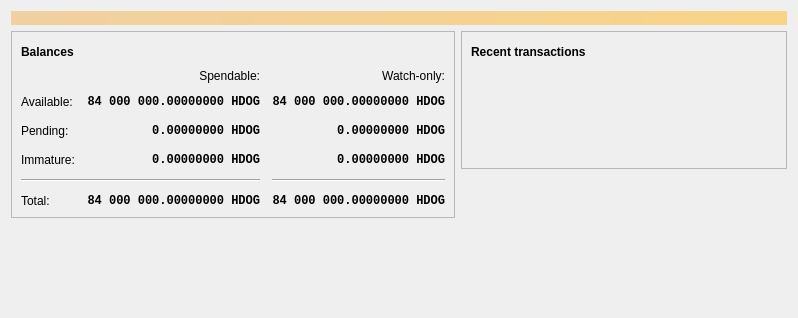
<?xml version="1.0" encoding="UTF-8"?>
<ui version="4.0">
 <class>OverviewPage</class>
 <widget class="QWidget" name="OverviewPage">
  <property name="geometry">
   <rect>
    <x>0</x>
    <y>0</y>
    <width>798</width>
    <height>318</height>
   </rect>
  </property>
  <property name="windowTitle">
   <string>Form</string>
  </property>
  <layout class="QVBoxLayout" name="topLayout">
   <item>
    <widget class="QLabel" name="labelAlerts">
     <property name="visible">
      <bool>false</bool>
     </property>
     <property name="styleSheet">
      <string notr="true">QLabel { background-color: qlineargradient(x1: 0, y1: 0, x2: 1, y2: 0, stop:0 #F0D0A0, stop:1 #F8D488); color:#000000; }</string>
     </property>
     <property name="wordWrap">
      <bool>true</bool>
     </property>
     <property name="margin">
      <number>3</number>
     </property>
     <property name="textInteractionFlags">
      <set>Qt::TextSelectableByMouse</set>
     </property>
    </widget>
   </item>
   <item>
    <layout class="QHBoxLayout" name="horizontalLayout" stretch="1,1">
     <item>
      <layout class="QVBoxLayout" name="verticalLayout_2">
       <item>
        <widget class="QFrame" name="frame">
         <property name="frameShape">
          <enum>QFrame::StyledPanel</enum>
         </property>
         <property name="frameShadow">
          <enum>QFrame::Raised</enum>
         </property>
         <layout class="QVBoxLayout" name="verticalLayout_4">
          <item>
           <layout class="QHBoxLayout" name="horizontalLayout_4">
            <item>
             <widget class="QLabel" name="label_5">
              <property name="font">
               <font>
                <weight>75</weight>
                <bold>true</bold>
               </font>
              </property>
              <property name="text">
               <string>Balances</string>
              </property>
             </widget>
            </item>
            <item>
             <widget class="QPushButton" name="labelWalletStatus">
              <property name="enabled">
               <bool>true</bool>
              </property>
              <property name="maximumSize">
               <size>
                <width>30</width>
                <height>16777215</height>
               </size>
              </property>
              <property name="toolTip">
               <string>The displayed information may be out of date. Your wallet automatically synchronizes with the HotDoge network after a connection is established, but this process has not completed yet.</string>
              </property>
              <property name="text">
               <string/>
              </property>
              <property name="icon">
               <iconset resource="../bitcoin.qrc">
                <normaloff>:/icons/warning</normaloff>
                <disabledoff>:/icons/warning</disabledoff>:/icons/warning</iconset>
              </property>
              <property name="iconSize">
               <size>
                <width>24</width>
                <height>24</height>
               </size>
              </property>
              <property name="flat">
               <bool>true</bool>
              </property>
             </widget>
            </item>
            <item>
             <spacer name="horizontalSpacer_3">
              <property name="orientation">
               <enum>Qt::Horizontal</enum>
              </property>
              <property name="sizeHint" stdset="0">
               <size>
                <width>40</width>
                <height>20</height>
               </size>
              </property>
             </spacer>
            </item>
           </layout>
          </item>
          <item>
           <layout class="QGridLayout" name="gridLayout">
            <property name="spacing">
             <number>12</number>
            </property>
            <item row="2" column="2">
             <widget class="QLabel" name="labelWatchPending">
              <property name="font">
               <font>
                <family>Monospace</family>
                <weight>75</weight>
                <bold>true</bold>
               </font>
              </property>
              <property name="cursor">
               <cursorShape>IBeamCursor</cursorShape>
              </property>
              <property name="toolTip">
               <string>Unconfirmed transactions to watch-only addresses</string>
              </property>
              <property name="text">
               <string notr="true">0.00000000 HDOG</string>
              </property>
              <property name="alignment">
               <set>Qt::AlignRight|Qt::AlignTrailing|Qt::AlignVCenter</set>
              </property>
              <property name="textInteractionFlags">
               <set>Qt::LinksAccessibleByMouse|Qt::TextSelectableByKeyboard|Qt::TextSelectableByMouse</set>
              </property>
             </widget>
            </item>
            <item row="2" column="1">
             <widget class="QLabel" name="labelUnconfirmed">
              <property name="font">
               <font>
                <family>Monospace</family>
                <weight>75</weight>
                <bold>true</bold>
               </font>
              </property>
              <property name="cursor">
               <cursorShape>IBeamCursor</cursorShape>
              </property>
              <property name="toolTip">
               <string>Total of transactions that have yet to be confirmed, and do not yet count toward the spendable balance</string>
              </property>
              <property name="text">
               <string notr="true">0.00000000 HDOG</string>
              </property>
              <property name="alignment">
               <set>Qt::AlignRight|Qt::AlignTrailing|Qt::AlignVCenter</set>
              </property>
              <property name="textInteractionFlags">
               <set>Qt::LinksAccessibleByMouse|Qt::TextSelectableByKeyboard|Qt::TextSelectableByMouse</set>
              </property>
             </widget>
            </item>
            <item row="3" column="2">
             <widget class="QLabel" name="labelWatchImmature">
              <property name="font">
               <font>
                <family>Monospace</family>
                <weight>75</weight>
                <bold>true</bold>
               </font>
              </property>
              <property name="cursor">
               <cursorShape>IBeamCursor</cursorShape>
              </property>
              <property name="toolTip">
               <string>Mined balance in watch-only addresses that has not yet matured</string>
              </property>
              <property name="text">
               <string notr="true">0.00000000 HDOG</string>
              </property>
              <property name="alignment">
               <set>Qt::AlignRight|Qt::AlignTrailing|Qt::AlignVCenter</set>
              </property>
              <property name="textInteractionFlags">
               <set>Qt::LinksAccessibleByMouse|Qt::TextSelectableByKeyboard|Qt::TextSelectableByMouse</set>
              </property>
             </widget>
            </item>
            <item row="4" column="0" colspan="2">
             <widget class="Line" name="line">
              <property name="orientation">
               <enum>Qt::Horizontal</enum>
              </property>
             </widget>
            </item>
            <item row="4" column="2">
             <widget class="Line" name="lineWatchBalance">
              <property name="sizePolicy">
               <sizepolicy hsizetype="Preferred" vsizetype="Fixed">
                <horstretch>0</horstretch>
                <verstretch>0</verstretch>
               </sizepolicy>
              </property>
              <property name="minimumSize">
               <size>
                <width>140</width>
                <height>0</height>
               </size>
              </property>
              <property name="orientation">
               <enum>Qt::Horizontal</enum>
              </property>
             </widget>
            </item>
            <item row="5" column="0">
             <widget class="QLabel" name="labelTotalText">
              <property name="text">
               <string>Total:</string>
              </property>
             </widget>
            </item>
            <item row="3" column="1">
             <widget class="QLabel" name="labelImmature">
              <property name="font">
               <font>
                <family>Monospace</family>
                <weight>75</weight>
                <bold>true</bold>
               </font>
              </property>
              <property name="cursor">
               <cursorShape>IBeamCursor</cursorShape>
              </property>
              <property name="toolTip">
               <string>Mined balance that has not yet matured</string>
              </property>
              <property name="text">
               <string notr="true">0.00000000 HDOG</string>
              </property>
              <property name="alignment">
               <set>Qt::AlignRight|Qt::AlignTrailing|Qt::AlignVCenter</set>
              </property>
              <property name="textInteractionFlags">
               <set>Qt::LinksAccessibleByMouse|Qt::TextSelectableByKeyboard|Qt::TextSelectableByMouse</set>
              </property>
             </widget>
            </item>
            <item row="2" column="3">
             <spacer name="horizontalSpacer_2">
              <property name="orientation">
               <enum>Qt::Horizontal</enum>
              </property>
              <property name="sizeHint" stdset="0">
               <size>
                <width>40</width>
                <height>20</height>
               </size>
              </property>
             </spacer>
            </item>
            <item row="3" column="0">
             <widget class="QLabel" name="labelImmatureText">
              <property name="text">
               <string>Immature:</string>
              </property>
             </widget>
            </item>
            <item row="5" column="1">
             <widget class="QLabel" name="labelTotal">
              <property name="font">
               <font>
                <family>Monospace</family>
                <weight>75</weight>
                <bold>true</bold>
               </font>
              </property>
              <property name="cursor">
               <cursorShape>IBeamCursor</cursorShape>
              </property>
              <property name="toolTip">
               <string>Your current total balance</string>
              </property>
              <property name="text">
               <string notr="true">84 000 000.00000000 HDOG</string>
              </property>
              <property name="alignment">
               <set>Qt::AlignRight|Qt::AlignTrailing|Qt::AlignVCenter</set>
              </property>
              <property name="textInteractionFlags">
               <set>Qt::LinksAccessibleByMouse|Qt::TextSelectableByKeyboard|Qt::TextSelectableByMouse</set>
              </property>
             </widget>
            </item>
            <item row="5" column="2">
             <widget class="QLabel" name="labelWatchTotal">
              <property name="font">
               <font>
                <family>Monospace</family>
                <weight>75</weight>
                <bold>true</bold>
               </font>
              </property>
              <property name="cursor">
               <cursorShape>IBeamCursor</cursorShape>
              </property>
              <property name="toolTip">
               <string>Current total balance in watch-only addresses</string>
              </property>
              <property name="text">
               <string notr="true">84 000 000.00000000 HDOG</string>
              </property>
              <property name="alignment">
               <set>Qt::AlignRight|Qt::AlignTrailing|Qt::AlignVCenter</set>
              </property>
              <property name="textInteractionFlags">
               <set>Qt::LinksAccessibleByMouse|Qt::TextSelectableByKeyboard|Qt::TextSelectableByMouse</set>
              </property>
             </widget>
            </item>
            <item row="0" column="2">
             <widget class="QLabel" name="labelWatchonly">
              <property name="text">
               <string>Watch-only:</string>
              </property>
              <property name="alignment">
               <set>Qt::AlignRight|Qt::AlignTrailing|Qt::AlignVCenter</set>
              </property>
             </widget>
            </item>
            <item row="1" column="0">
             <widget class="QLabel" name="labelBalanceText">
              <property name="text">
               <string>Available:</string>
              </property>
             </widget>
            </item>
            <item row="1" column="1">
             <widget class="QLabel" name="labelBalance">
              <property name="font">
               <font>
                <family>Monospace</family>
                <weight>75</weight>
                <bold>true</bold>
               </font>
              </property>
              <property name="cursor">
               <cursorShape>IBeamCursor</cursorShape>
              </property>
              <property name="toolTip">
               <string>Your current spendable balance</string>
              </property>
              <property name="text">
               <string notr="true">84 000 000.00000000 HDOG</string>
              </property>
              <property name="alignment">
               <set>Qt::AlignRight|Qt::AlignTrailing|Qt::AlignVCenter</set>
              </property>
              <property name="textInteractionFlags">
               <set>Qt::LinksAccessibleByMouse|Qt::TextSelectableByKeyboard|Qt::TextSelectableByMouse</set>
              </property>
             </widget>
            </item>
            <item row="1" column="2">
             <widget class="QLabel" name="labelWatchAvailable">
              <property name="font">
               <font>
                <family>Monospace</family>
                <weight>75</weight>
                <bold>true</bold>
               </font>
              </property>
              <property name="cursor">
               <cursorShape>IBeamCursor</cursorShape>
              </property>
              <property name="toolTip">
               <string>Your current balance in watch-only addresses</string>
              </property>
              <property name="text">
               <string notr="true">84 000 000.00000000 HDOG</string>
              </property>
              <property name="alignment">
               <set>Qt::AlignRight|Qt::AlignTrailing|Qt::AlignVCenter</set>
              </property>
              <property name="textInteractionFlags">
               <set>Qt::LinksAccessibleByMouse|Qt::TextSelectableByKeyboard|Qt::TextSelectableByMouse</set>
              </property>
             </widget>
            </item>
            <item row="2" column="0">
             <widget class="QLabel" name="labelPendingText">
              <property name="text">
               <string>Pending:</string>
              </property>
             </widget>
            </item>
            <item row="0" column="1">
             <widget class="QLabel" name="labelSpendable">
              <property name="text">
               <string>Spendable:</string>
              </property>
              <property name="alignment">
               <set>Qt::AlignRight|Qt::AlignTrailing|Qt::AlignVCenter</set>
              </property>
             </widget>
            </item>
           </layout>
          </item>
         </layout>
        </widget>
       </item>
       <item>
        <spacer name="verticalSpacer">
         <property name="orientation">
          <enum>Qt::Vertical</enum>
         </property>
         <property name="sizeHint" stdset="0">
          <size>
           <width>20</width>
           <height>40</height>
          </size>
         </property>
        </spacer>
       </item>
      </layout>
     </item>
     <item>
      <layout class="QVBoxLayout" name="verticalLayout_3">
       <item>
        <widget class="QFrame" name="frame_2">
         <property name="frameShape">
          <enum>QFrame::StyledPanel</enum>
         </property>
         <property name="frameShadow">
          <enum>QFrame::Raised</enum>
         </property>
         <layout class="QVBoxLayout" name="verticalLayout">
          <item>
           <layout class="QHBoxLayout" name="horizontalLayout_2">
            <item>
             <widget class="QLabel" name="label_4">
              <property name="font">
               <font>
                <weight>75</weight>
                <bold>true</bold>
               </font>
              </property>
              <property name="text">
               <string>Recent transactions</string>
              </property>
             </widget>
            </item>
            <item>
             <widget class="QPushButton" name="labelTransactionsStatus">
              <property name="enabled">
               <bool>true</bool>
              </property>
              <property name="maximumSize">
               <size>
                <width>30</width>
                <height>16777215</height>
               </size>
              </property>
              <property name="toolTip">
               <string>The displayed information may be out of date. Your wallet automatically synchronizes with the HotDoge network after a connection is established, but this process has not completed yet.</string>
              </property>
              <property name="text">
               <string/>
              </property>
              <property name="icon">
               <iconset resource="../bitcoin.qrc">
                <normaloff>:/icons/warning</normaloff>
                <disabledoff>:/icons/warning</disabledoff>:/icons/warning</iconset>
              </property>
              <property name="iconSize">
               <size>
                <width>24</width>
                <height>24</height>
               </size>
              </property>
              <property name="flat">
               <bool>true</bool>
              </property>
             </widget>
            </item>
            <item>
             <spacer name="horizontalSpacer">
              <property name="orientation">
               <enum>Qt::Horizontal</enum>
              </property>
              <property name="sizeHint" stdset="0">
               <size>
                <width>40</width>
                <height>20</height>
               </size>
              </property>
             </spacer>
            </item>
           </layout>
          </item>
          <item>
           <widget class="TransactionOverviewWidget" name="listTransactions">
            <property name="styleSheet">
             <string notr="true">QListView { background: transparent; }</string>
            </property>
            <property name="frameShape">
             <enum>QFrame::NoFrame</enum>
            </property>
            <property name="verticalScrollBarPolicy">
             <enum>Qt::ScrollBarAlwaysOff</enum>
            </property>
            <property name="horizontalScrollBarPolicy">
             <enum>Qt::ScrollBarAlwaysOff</enum>
            </property>
            <property name="sizeAdjustPolicy">
             <enum>QAbstractScrollArea::AdjustToContents</enum>
            </property>
            <property name="selectionMode">
             <enum>QAbstractItemView::NoSelection</enum>
            </property>
            <property name="uniformItemSizes">
             <bool>true</bool>
            </property>
           </widget>
          </item>
         </layout>
        </widget>
       </item>
       <item>
        <spacer name="verticalSpacer_2">
         <property name="orientation">
          <enum>Qt::Vertical</enum>
         </property>
         <property name="sizeHint" stdset="0">
          <size>
           <width>20</width>
           <height>40</height>
          </size>
         </property>
        </spacer>
       </item>
      </layout>
     </item>
    </layout>
   </item>
  </layout>
 </widget>
 <customwidgets>
  <customwidget>
   <class>TransactionOverviewWidget</class>
   <extends>QListView</extends>
   <header>qt/transactionoverviewwidget.h</header>
  </customwidget>
 </customwidgets>
 <resources/>
 <connections/>
</ui>
